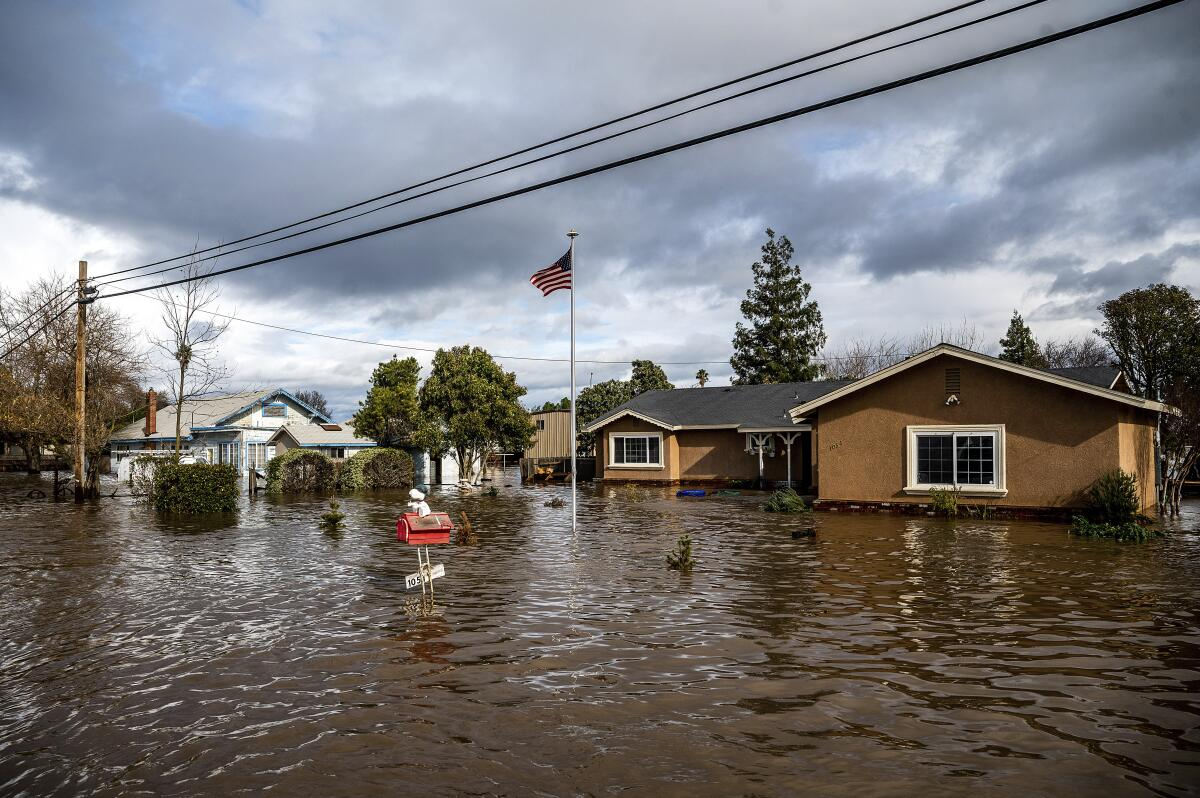
#> input picture 4_Proyecto_CNN/View/img/i2.jpeg, 1200 x 798 px, given in place of the camera
$ jupyter execute --allow-errors Untitled4.ipynb
#> lines starting #> are read from the running program, lines starting #| are printed output that depends on the picture; after the words box and inside, x2 and y2 are one past the last pixel; in counts of white or black regions, pixels touching at a corner belong together
[cell 1]
import cv2 as cv
cap = cv.VideoCapture(0)
while(True):
    ret, img = cap.read()
#> img is the input picture: shape (798, 1200, 3); mean B, G, R 117.5, 117.4, 119.3
    if ret == True:
        img2 = cv.cvtColor(img, cv.COLOR_BGR2HSV)
#> img2: shape (798, 1200, 3); mean H, S, V 58.6, 69.5, 131.4
        ubb=(100,0,0)
        uba=(110,255,255)
        mask = cv.inRange(img2, ubb, uba)
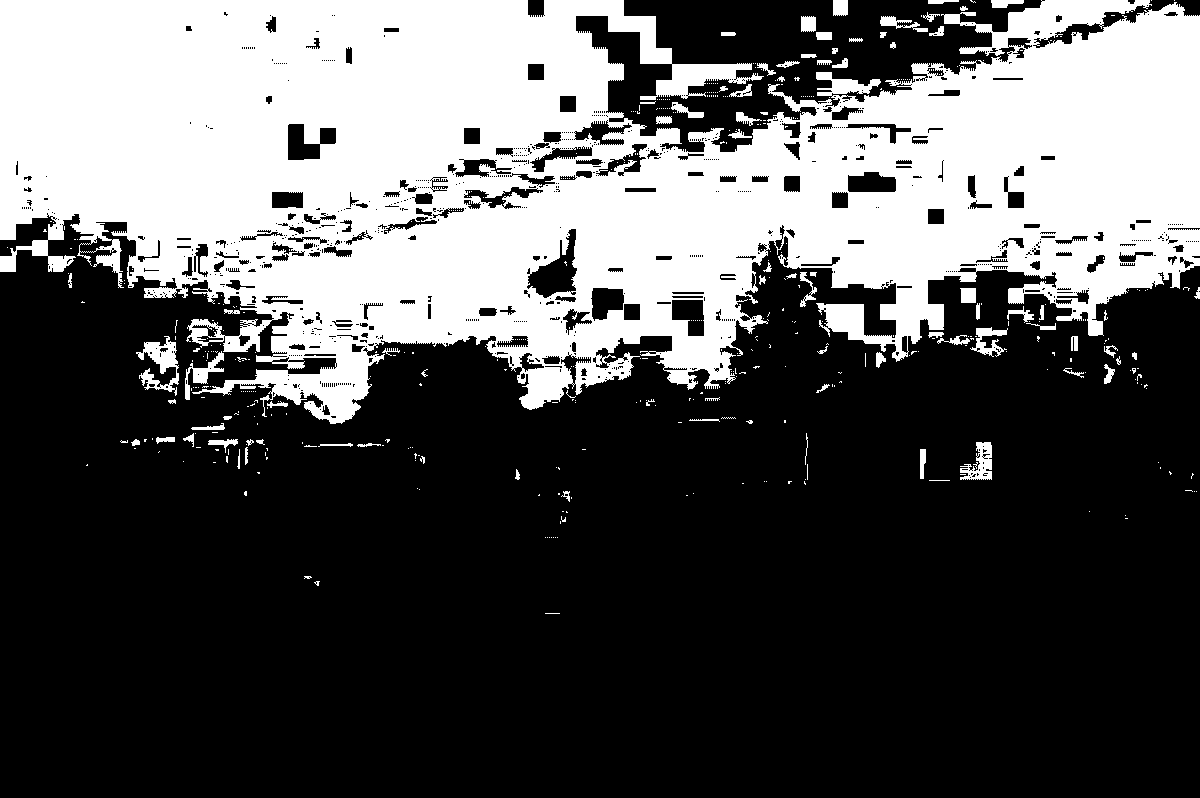
#> mask: shape (798, 1200); 34.4% white; 474 white regions (391 under 20 px), largest, box (x1, y1, x2, y2) and area: (0, 0, 1200, 424) 320102, (136, 336, 179, 396) 1074, (960, 442, 992, 480) 644
        res = cv.bitwise_and(img, img, mask=mask)
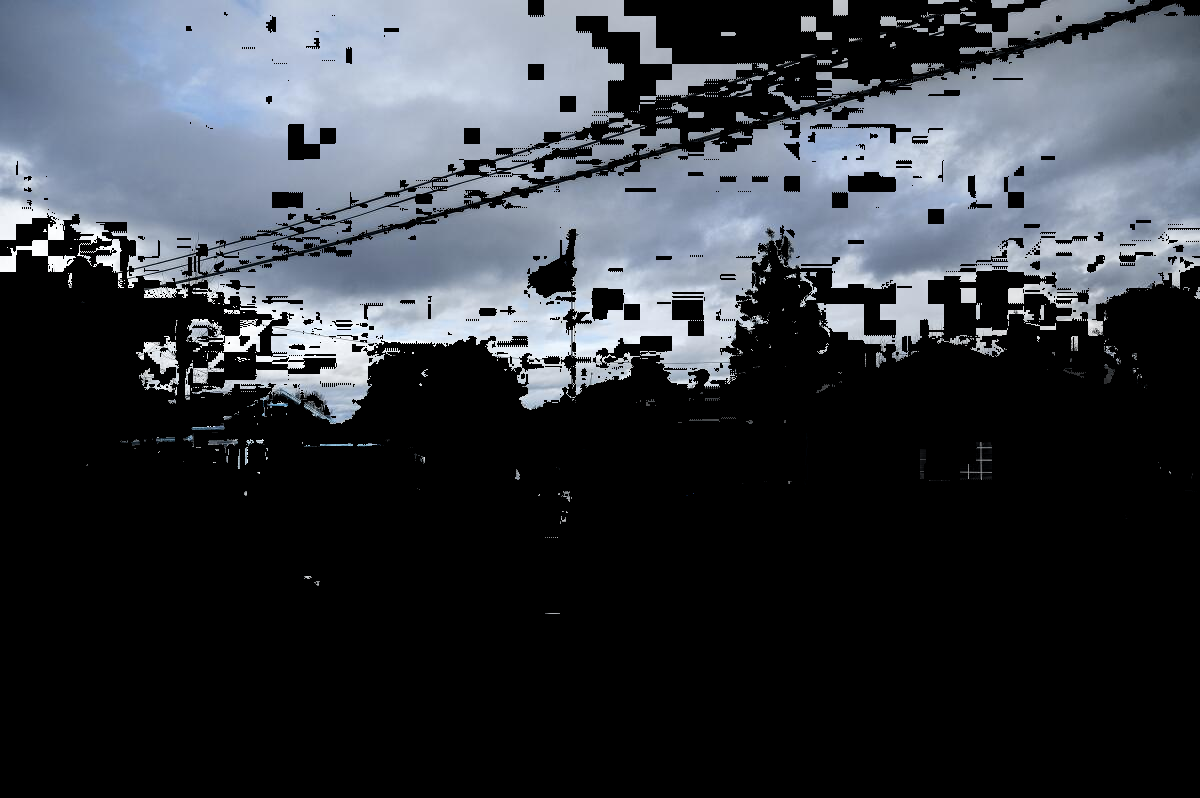
#> res: shape (798, 1200, 3); mean B, G, R 63.9, 57.5, 53.4
        cv.imshow('img2', img)
        cv.imshow('res', res)
        cv.imshow('mask', mask)
        k =cv.waitKey(20) & 0xFF
#> (key Esc is pressed here)
        if k == 27:
         break
cap.release()
#> (the rest of this cell did not finish here and is left out)
